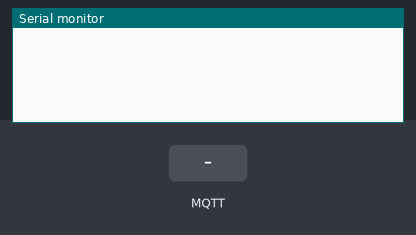
This sketch was run on a simulated Arduino Uno, built with avr-gcc and run on an emulated ATmega328P. Shown: the last lines printed to the serial monitor. Inputs (shaded band) come from the test bench. No MQTT or app messages arrive unless stated.

Above: at 2.3 s.
2.4 s: MQTT message "1" arrives on the first subscribed topic
At 2.8 s:
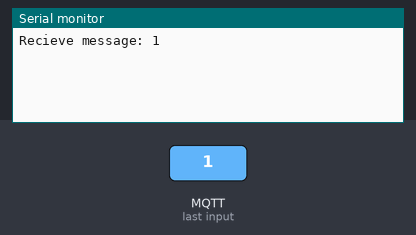
3.9 s: MQTT message "on" arrives on the first subscribed topic
At 5.1 s:
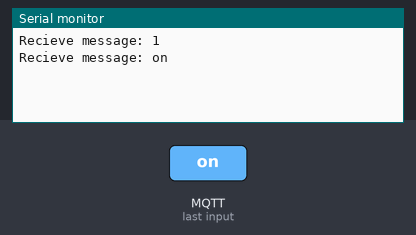
5.4 s: MQTT message "off" arrives on the first subscribed topic
At 6.3 s:
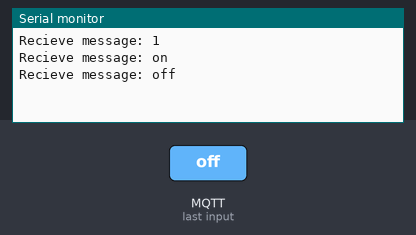

The sketch:

mqtt.ino
```cpp
#include "EspMQTTClient.h"

const char* robotName = "i-robot07";
const char* wifiSSID = "ME588G4";
const char* wifiPassword = "1n1t1al0";
const char* brokerIP = "192.168.1.147";
const short brokerPort = 8883;
const char* robotID = "07";

EspMQTTClient client(
  wifiSSID,
  wifiPassword,
  brokerIP,
  robotName,
  brokerPort
);

char payload[30];
char commandTopic[30];

void setup()
{
  Serial.begin(115200);
  client.enableDebuggingMessages();
}

void onConnectionEstablished()
{
  sprintf(commandTopic, "irobot/command/%s", robotID);
  client.subscribe(commandTopic, [](const String & payload) {
    Serial.print("Recieve message: ");
    Serial.println(payload);
  });

  sprintf(payload, "%s is connected", robotName);
  client.publish("irobot/feedback", payload);
}

void loop()
{
  client.loop();
}
```

Measured:
- after the input at 2.4 s, the serial monitor: prints a new line at once (image 1)
- after the input at 3.9 s, the serial monitor: prints a new line at once (image 2)
- after the input at 5.4 s, the serial monitor: prints a new line at once (image 3)
